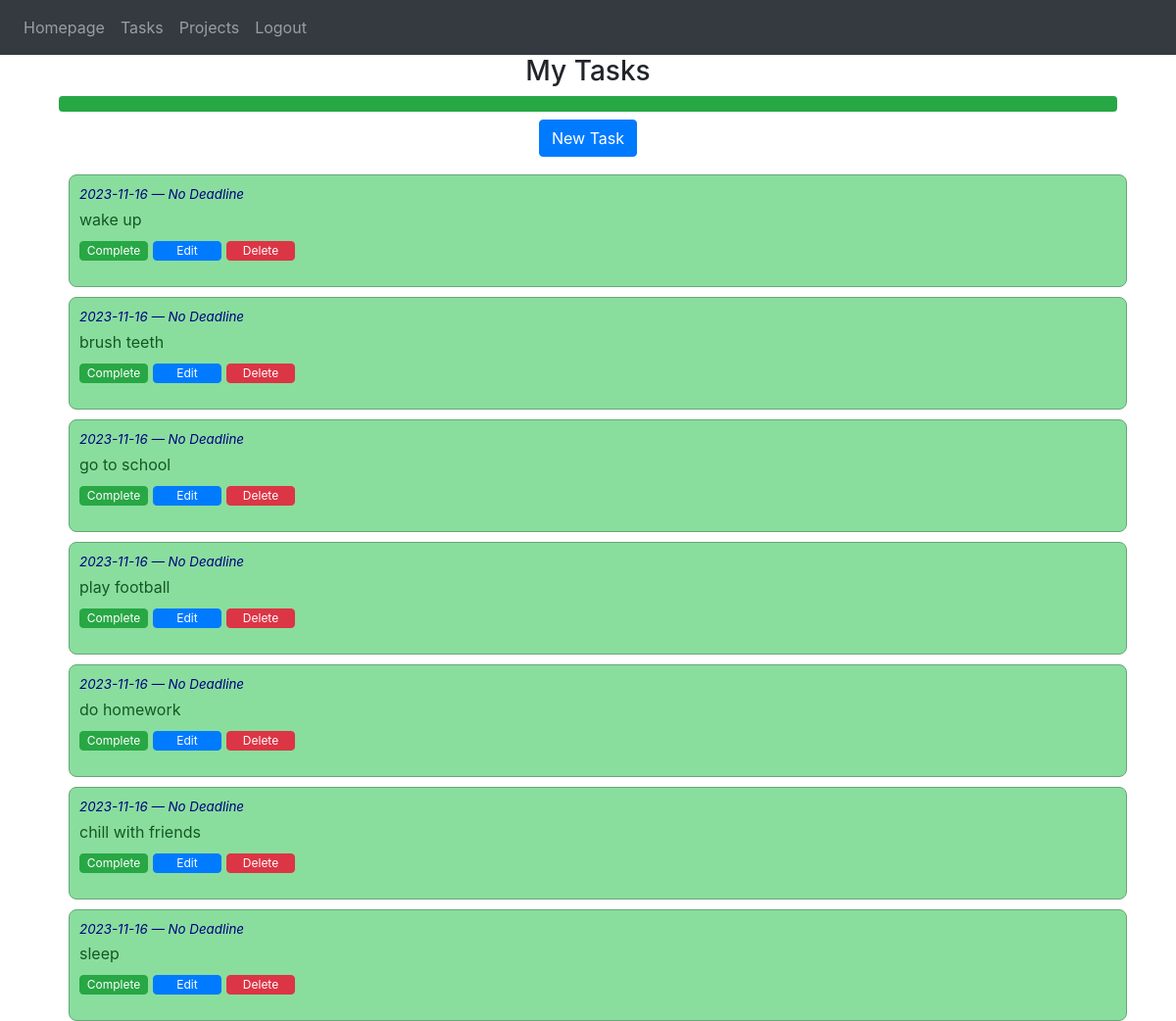
/tasks (signed in), run on an earlier commit of the app's database.
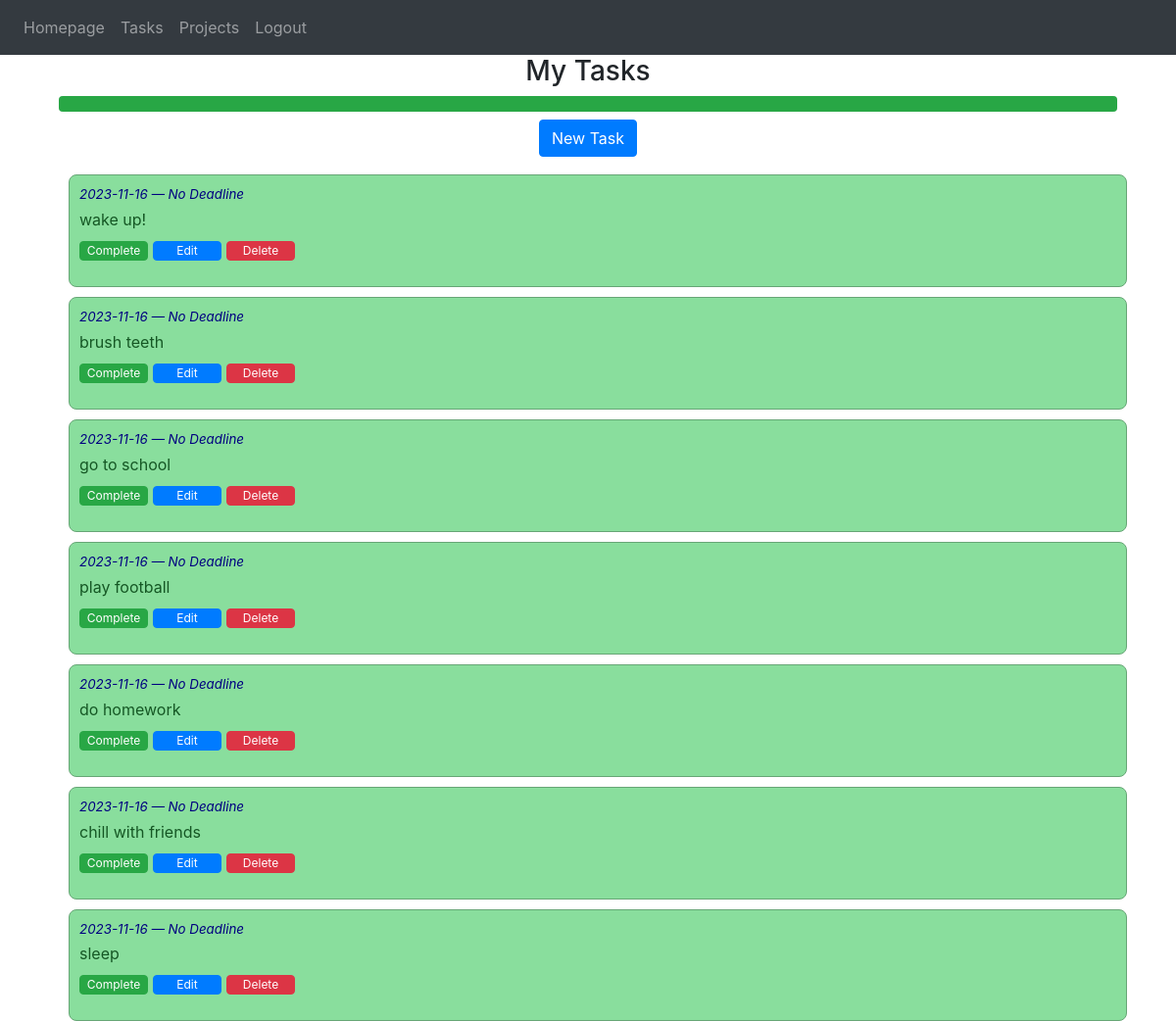
And on a later commit of the database.
### website/models.py (models this page shows)
class Task(db.Model):
    id = db.Column(db.Integer, primary_key=True)
    assignee = db.Column(db.String(120))
    description = db.Column(db.String(9999))
    start_date = db.Column(db.DateTime(timezone=True), default=func.now)
    deadline = db.Column(db.DateTime(timezone=True), default=func.now)
    project_id = db.Column(db.Integer, db.ForeignKey('project.id'), nullable=False)
    completed = db.Column(db.Boolean, default=False)

### website/auth.py (the view)
@auth.route('/tasks')
@login_required
def tasks():
    def_project = get_default_project()
    tasks = def_project.tasks
    tasks.sort(key=lambda t: (not t.completed, t.id)) # sort tasks by 1: completion, 2: id
    total_tasks = len(tasks)
    completed_tasks = sum(1 for task in tasks if task.completed)
    progress_percentage = (completed_tasks / total_tasks) * 100 if total_tasks > 0 else 0
    return render_template('tasks.html', user=current_user, project=def_project, tasks=tasks, progress_percentage=progress_percentage)

### website/__init__.py (called while the page is built)
def create_app(testing=False):
    app = Flask(__name__)
    app.config['SECRET_KEY'] = 'abcd'
    app.config['SQLALCHEMY_DATABASE_URI'] = f'sqlite:///{DB_NAME}'
    if testing:
        app.config['SQLALCHEMY_DATABASE_URI'] = f'sqlite:///{TEST_DB_NAME}'
    db.init_app(app)
    from .views import views
    from .auth import auth
    app.register_blueprint(views, url_prefix='/')
    app.register_blueprint(auth, url_prefix='/')
    from .models import User, Task, Project
    with app.app_context():
        db.create_all()
    login_manager = LoginManager()
    login_manager.login_view = 'auth.login'
    login_manager.init_app(app)
    @login_manager.user_loader
    def load_user(id):
        return User.query.get(int(id))
    return app

### website/auth.py (called while the page is built)
def get_default_project():
    return Project.query.filter(Project.users.any(id=current_user.id), Project.is_default).first()

### website/templates/tasks.html (shortened to what this page needs)
{% extends "base.html" %}
{% block content %}
<h3 align="center">My Tasks</h3>
<div class="container">
    <div class="progress">
        <div id="progress-bar" class="progress-bar {% if progress_percentage == 100 %}bg-success{% endif %}" role="progressbar"
        style="width: {{ progress_percentage }}%;" aria-valuenow="{{ progress_percentage }}" aria-valuemin="0" aria-valuemax="100"></div>
    </div>
    <div align="center">
        <a class="nav-item nav-link" href="{{ url_for('auth.new_task', project_id=project.id) }}">
            <button class="btn btn-primary">New Task</button>
        </a>
    </div>
    <div class="tasks-container">
        {% for task in tasks %}
            <div class="task-box {% if task.completed %}task-completed{% endif %}">
                <p class="task-dates">{{ task.start_date.strftime('%Y-%m-%d') }} &mdash;
                    {% if task.deadline.strftime('%Y-%m-%d') == '9999-12-31' %}
                    No Deadline
                    {% else %}
                    {{ task.deadline.strftime('%Y-%m-%d') }}
                    {% endif %}
                </p>
                <p class="task-description">{{ task.description or "No description available" }}</p>
                <div class="task-actions">
                    <form action="{{ url_for('auth.complete_task', project_id=project.id, task_id=task.id) }}" method="post" style="display: inline;">
                        <button type="submit" class="btn btn-success btn-xsm">Complete</button>
                    </form>
                    <form action="{{ url_for('auth.edit_task', project_id=project.id, task_id=task.id) }}" method="post" style="display: inline;">
                        <button type="submit" class="btn btn-primary btn-xsm">Edit</button>
                    </form>
                    <form action="{{ url_for('auth.delete_task', project_id=project.id, task_id=task.id) }}" method="post" style="display: inline;">
                        <button type="submit" class="btn btn-danger btn-xsm">Delete</button>
                    </form>
                </div>
            </div>
        {% endfor %}
    </div>
</div>
{% endblock %}

What changed in the data, as far as the page shows it:
changed Task: description "wake up" → "wake up!"
